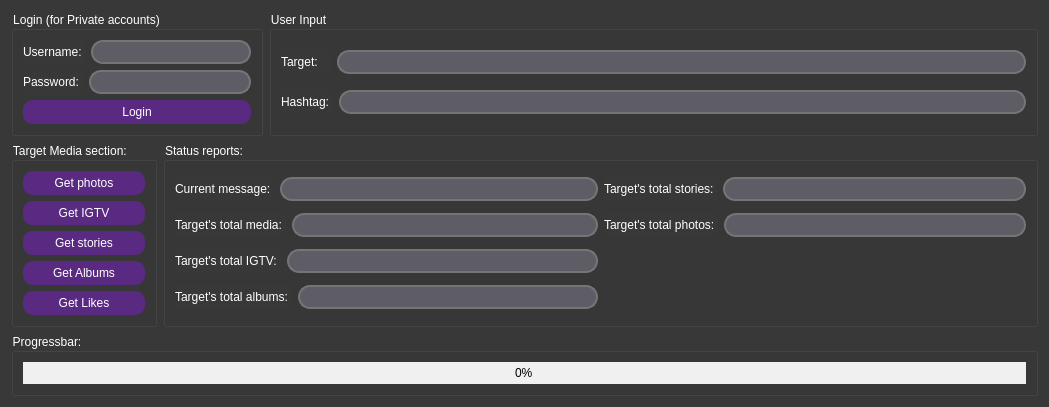
<?xml version="1.0" encoding="UTF-8"?>
<ui version="4.0">
 <class>Osintgram</class>
 <widget class="QWidget" name="Osintgram">
  <property name="geometry">
   <rect>
    <x>0</x>
    <y>0</y>
    <width>1049</width>
    <height>390</height>
   </rect>
  </property>
  <property name="windowTitle">
   <string>Osintgram 1.2 by EchterAlsFake</string>
  </property>
  <property name="styleSheet">
   <string notr="true">color: white;
background-color: rgb(56, 56, 56)</string>
  </property>
  <layout class="QGridLayout" name="gridLayout_6">
   <item row="0" column="0" colspan="2">
    <widget class="QGroupBox" name="groupBox">
     <property name="title">
      <string>Login (for Private accounts)</string>
     </property>
     <layout class="QGridLayout" name="gridLayout">
      <item row="1" column="0">
       <layout class="QHBoxLayout" name="horizontalLayout_2">
        <item>
         <widget class="QLabel" name="label_2">
          <property name="text">
           <string>Password: </string>
          </property>
         </widget>
        </item>
        <item>
         <widget class="QLineEdit" name="lineedit_password">
          <property name="styleSheet">
           <string notr="true">QLineEdit {
    border: 2px solid #757575;
    border-radius: 12px;
    padding: 0 8px;
    background: rgb(94, 92, 100);  /* setzt den Hintergrund auf Schwarz */
    color: #FFFFFF;  /* setzt die Textfarbe auf Weiß */
    font-size: 16px;
    height: 20px;
}

QLineEdit:focus {
    border-color: rgb(107, 0, 255)
}

QLineEdit:disabled {
    background: #444444;  /* setzt den Hintergrund auf ein dunkles Grau, wenn das QLineEdit deaktiviert ist */
    color: #aaaaaa;  /* setzt die Textfarbe auf ein helles Grau, wenn das QLineEdit deaktiviert ist */
    border-color: #aaaaaa;
}</string>
          </property>
          <property name="text">
           <string/>
          </property>
         </widget>
        </item>
       </layout>
      </item>
      <item row="0" column="0">
       <layout class="QHBoxLayout" name="horizontalLayout">
        <item>
         <widget class="QLabel" name="label">
          <property name="text">
           <string>Username: </string>
          </property>
         </widget>
        </item>
        <item>
         <widget class="QLineEdit" name="lineedit_username">
          <property name="styleSheet">
           <string notr="true">QLineEdit {
    border: 2px solid #757575;
    border-radius: 12px;
    padding: 0 8px;
    background: rgb(94, 92, 100);  /* setzt den Hintergrund auf Schwarz */
    color: #FFFFFF;  /* setzt die Textfarbe auf Weiß */
    font-size: 16px;
    height: 20px;
}

QLineEdit:focus {
    border-color: rgb(107, 0, 255)
}

QLineEdit:disabled {
    background: #444444;  /* setzt den Hintergrund auf ein dunkles Grau, wenn das QLineEdit deaktiviert ist */
    color: #aaaaaa;  /* setzt die Textfarbe auf ein helles Grau, wenn das QLineEdit deaktiviert ist */
    border-color: #aaaaaa;
}</string>
          </property>
         </widget>
        </item>
       </layout>
      </item>
      <item row="2" column="0">
       <widget class="QPushButton" name="button_login">
        <property name="styleSheet">
         <string notr="true">QPushButton {
        background-color: #5a2a82; /* base violet color */
        color: #ffffff; /* white text */
        border: none;
        border-radius: 10px; /* reduced rounded corner radius */
        padding: 5px 10px; /* reduced button padding */
        font-size: 12px;
        outline: none;
    }
    
    QPushButton:hover {
        background-color: #7b3ca3; /* slightly lighter violet when hovered */
    }

    QPushButton:pressed {
        background-color: #481f61; /* darker violet when pressed */
    }

    QPushButton:disabled {
        background-color: #3f1d4d; /* even darker shade when button is disabled */
        color: #8a7b9a; /* greyish text */
    }</string>
        </property>
        <property name="text">
         <string>Login</string>
        </property>
       </widget>
      </item>
     </layout>
    </widget>
   </item>
   <item row="0" column="2">
    <widget class="QGroupBox" name="groupBox_3">
     <property name="title">
      <string>User Input</string>
     </property>
     <layout class="QGridLayout" name="gridLayout_2">
      <item row="1" column="0">
       <layout class="QHBoxLayout" name="horizontalLayout_4">
        <item>
         <widget class="QLabel" name="label_4">
          <property name="text">
           <string>Hashtag: </string>
          </property>
         </widget>
        </item>
        <item>
         <widget class="QLineEdit" name="lineedit_hashtag">
          <property name="styleSheet">
           <string notr="true">QLineEdit {
    border: 2px solid #757575;
    border-radius: 12px;
    padding: 0 8px;
    background: rgb(94, 92, 100);  /* setzt den Hintergrund auf Schwarz */
    color: #FFFFFF;  /* setzt die Textfarbe auf Weiß */
    font-size: 16px;
    height: 20px;
}

QLineEdit:focus {
    border-color: rgb(107, 0, 255)
}

QLineEdit:disabled {
    background: #444444;  /* setzt den Hintergrund auf ein dunkles Grau, wenn das QLineEdit deaktiviert ist */
    color: #aaaaaa;  /* setzt die Textfarbe auf ein helles Grau, wenn das QLineEdit deaktiviert ist */
    border-color: #aaaaaa;
}</string>
          </property>
         </widget>
        </item>
       </layout>
      </item>
      <item row="0" column="0">
       <layout class="QHBoxLayout" name="horizontalLayout_3">
        <item>
         <widget class="QLabel" name="label_3">
          <property name="text">
           <string>Target:    </string>
          </property>
         </widget>
        </item>
        <item>
         <widget class="QLineEdit" name="lineedit_target">
          <property name="styleSheet">
           <string notr="true">QLineEdit {
    border: 2px solid #757575;
    border-radius: 12px;
    padding: 0 8px;
    background: rgb(94, 92, 100);  /* setzt den Hintergrund auf Schwarz */
    color: #FFFFFF;  /* setzt die Textfarbe auf Weiß */
    font-size: 16px;
    height: 20px;
}

QLineEdit:focus {
    border-color: rgb(107, 0, 255)
}

QLineEdit:disabled {
    background: #444444;  /* setzt den Hintergrund auf ein dunkles Grau, wenn das QLineEdit deaktiviert ist */
    color: #aaaaaa;  /* setzt die Textfarbe auf ein helles Grau, wenn das QLineEdit deaktiviert ist */
    border-color: #aaaaaa;
}</string>
          </property>
         </widget>
        </item>
       </layout>
      </item>
     </layout>
    </widget>
   </item>
   <item row="1" column="0">
    <widget class="QGroupBox" name="groupBox_2">
     <property name="title">
      <string>Target Media section: </string>
     </property>
     <layout class="QGridLayout" name="gridLayout_3">
      <item row="1" column="0">
       <widget class="QPushButton" name="button_igtv">
        <property name="styleSheet">
         <string notr="true">QPushButton {
        background-color: #5a2a82; /* base violet color */
        color: #ffffff; /* white text */
        border: none;
        border-radius: 10px; /* reduced rounded corner radius */
        padding: 5px 10px; /* reduced button padding */
        font-size: 12px;
        outline: none;
    }
    
    QPushButton:hover {
        background-color: #7b3ca3; /* slightly lighter violet when hovered */
    }

    QPushButton:pressed {
        background-color: #481f61; /* darker violet when pressed */
    }

    QPushButton:disabled {
        background-color: #3f1d4d; /* even darker shade when button is disabled */
        color: #8a7b9a; /* greyish text */
    }</string>
        </property>
        <property name="text">
         <string>Get IGTV</string>
        </property>
       </widget>
      </item>
      <item row="2" column="0">
       <widget class="QPushButton" name="button_stories">
        <property name="styleSheet">
         <string notr="true">QPushButton {
        background-color: #5a2a82; /* base violet color */
        color: #ffffff; /* white text */
        border: none;
        border-radius: 10px; /* reduced rounded corner radius */
        padding: 5px 10px; /* reduced button padding */
        font-size: 12px;
        outline: none;
    }
    
    QPushButton:hover {
        background-color: #7b3ca3; /* slightly lighter violet when hovered */
    }

    QPushButton:pressed {
        background-color: #481f61; /* darker violet when pressed */
    }

    QPushButton:disabled {
        background-color: #3f1d4d; /* even darker shade when button is disabled */
        color: #8a7b9a; /* greyish text */
    }</string>
        </property>
        <property name="text">
         <string>Get stories</string>
        </property>
       </widget>
      </item>
      <item row="3" column="0">
       <widget class="QPushButton" name="button_album">
        <property name="styleSheet">
         <string notr="true">QPushButton {
        background-color: #5a2a82; /* base violet color */
        color: #ffffff; /* white text */
        border: none;
        border-radius: 10px; /* reduced rounded corner radius */
        padding: 5px 10px; /* reduced button padding */
        font-size: 12px;
        outline: none;
    }
    
    QPushButton:hover {
        background-color: #7b3ca3; /* slightly lighter violet when hovered */
    }

    QPushButton:pressed {
        background-color: #481f61; /* darker violet when pressed */
    }

    QPushButton:disabled {
        background-color: #3f1d4d; /* even darker shade when button is disabled */
        color: #8a7b9a; /* greyish text */
    }</string>
        </property>
        <property name="text">
         <string>Get Albums</string>
        </property>
       </widget>
      </item>
      <item row="0" column="0">
       <widget class="QPushButton" name="button_photos">
        <property name="styleSheet">
         <string notr="true">QPushButton {
        background-color: #5a2a82; /* base violet color */
        color: #ffffff; /* white text */
        border: none;
        border-radius: 10px; /* reduced rounded corner radius */
        padding: 5px 10px; /* reduced button padding */
        font-size: 12px;
        outline: none;
    }
    
    QPushButton:hover {
        background-color: #7b3ca3; /* slightly lighter violet when hovered */
    }

    QPushButton:pressed {
        background-color: #481f61; /* darker violet when pressed */
    }

    QPushButton:disabled {
        background-color: #3f1d4d; /* even darker shade when button is disabled */
        color: #8a7b9a; /* greyish text */
    }</string>
        </property>
        <property name="text">
         <string>Get photos</string>
        </property>
       </widget>
      </item>
      <item row="4" column="0">
       <widget class="QPushButton" name="button_get_likes">
        <property name="styleSheet">
         <string notr="true">QPushButton {
        background-color: #5a2a82; /* base violet color */
        color: #ffffff; /* white text */
        border: none;
        border-radius: 10px; /* reduced rounded corner radius */
        padding: 5px 10px; /* reduced button padding */
        font-size: 12px;
        outline: none;
    }
    
    QPushButton:hover {
        background-color: #7b3ca3; /* slightly lighter violet when hovered */
    }

    QPushButton:pressed {
        background-color: #481f61; /* darker violet when pressed */
    }

    QPushButton:disabled {
        background-color: #3f1d4d; /* even darker shade when button is disabled */
        color: #8a7b9a; /* greyish text */
    }</string>
        </property>
        <property name="text">
         <string>Get Likes</string>
        </property>
       </widget>
      </item>
     </layout>
    </widget>
   </item>
   <item row="1" column="1" colspan="2">
    <widget class="QGroupBox" name="groupBox_4">
     <property name="title">
      <string>Status reports:</string>
     </property>
     <layout class="QGridLayout" name="gridLayout_4">
      <item row="3" column="0">
       <layout class="QHBoxLayout" name="horizontalLayout_8">
        <item>
         <widget class="QLabel" name="label_8">
          <property name="text">
           <string>Target's total albums: </string>
          </property>
         </widget>
        </item>
        <item>
         <widget class="QLineEdit" name="lineedit_album">
          <property name="styleSheet">
           <string notr="true">QLineEdit {
    border: 2px solid #757575;
    border-radius: 12px;
    padding: 0 8px;
    background: rgb(94, 92, 100);  /* setzt den Hintergrund auf Schwarz */
    color: #FFFFFF;  /* setzt die Textfarbe auf Weiß */
    font-size: 16px;
    height: 20px;
}

QLineEdit:focus {
    border-color: rgb(107, 0, 255)
}

QLineEdit:disabled {
    background: #444444;  /* setzt den Hintergrund auf ein dunkles Grau, wenn das QLineEdit deaktiviert ist */
    color: #aaaaaa;  /* setzt die Textfarbe auf ein helles Grau, wenn das QLineEdit deaktiviert ist */
    border-color: #aaaaaa;
}</string>
          </property>
          <property name="readOnly">
           <bool>true</bool>
          </property>
         </widget>
        </item>
       </layout>
      </item>
      <item row="0" column="0">
       <layout class="QHBoxLayout" name="horizontalLayout_5">
        <item>
         <widget class="QLabel" name="label_5">
          <property name="text">
           <string>Current message: </string>
          </property>
         </widget>
        </item>
        <item>
         <widget class="QLineEdit" name="lineedit_current_message">
          <property name="styleSheet">
           <string notr="true">QLineEdit {
    border: 2px solid #757575;
    border-radius: 12px;
    padding: 0 8px;
    background: rgb(94, 92, 100);  /* setzt den Hintergrund auf Schwarz */
    color: #FFFFFF;  /* setzt die Textfarbe auf Weiß */
    font-size: 16px;
    height: 20px;
}

QLineEdit:focus {
    border-color: rgb(107, 0, 255)
}

QLineEdit:disabled {
    background: #444444;  /* setzt den Hintergrund auf ein dunkles Grau, wenn das QLineEdit deaktiviert ist */
    color: #aaaaaa;  /* setzt die Textfarbe auf ein helles Grau, wenn das QLineEdit deaktiviert ist */
    border-color: #aaaaaa;
}</string>
          </property>
          <property name="readOnly">
           <bool>true</bool>
          </property>
         </widget>
        </item>
       </layout>
      </item>
      <item row="2" column="0">
       <layout class="QHBoxLayout" name="horizontalLayout_9">
        <item>
         <widget class="QLabel" name="label_9">
          <property name="text">
           <string>Target's total IGTV: </string>
          </property>
         </widget>
        </item>
        <item>
         <widget class="QLineEdit" name="lineedit_igtv">
          <property name="styleSheet">
           <string notr="true">QLineEdit {
    border: 2px solid #757575;
    border-radius: 12px;
    padding: 0 8px;
    background: rgb(94, 92, 100);  /* setzt den Hintergrund auf Schwarz */
    color: #FFFFFF;  /* setzt die Textfarbe auf Weiß */
    font-size: 16px;
    height: 20px;
}

QLineEdit:focus {
    border-color: rgb(107, 0, 255)
}

QLineEdit:disabled {
    background: #444444;  /* setzt den Hintergrund auf ein dunkles Grau, wenn das QLineEdit deaktiviert ist */
    color: #aaaaaa;  /* setzt die Textfarbe auf ein helles Grau, wenn das QLineEdit deaktiviert ist */
    border-color: #aaaaaa;
}</string>
          </property>
          <property name="readOnly">
           <bool>true</bool>
          </property>
         </widget>
        </item>
       </layout>
      </item>
      <item row="1" column="0">
       <layout class="QHBoxLayout" name="horizontalLayout_6">
        <item>
         <widget class="QLabel" name="label_6">
          <property name="text">
           <string>Target's total media: </string>
          </property>
         </widget>
        </item>
        <item>
         <widget class="QLineEdit" name="lineedit_media">
          <property name="styleSheet">
           <string notr="true">QLineEdit {
    border: 2px solid #757575;
    border-radius: 12px;
    padding: 0 8px;
    background: rgb(94, 92, 100);  /* setzt den Hintergrund auf Schwarz */
    color: #FFFFFF;  /* setzt die Textfarbe auf Weiß */
    font-size: 16px;
    height: 20px;
}

QLineEdit:focus {
    border-color: rgb(107, 0, 255)
}

QLineEdit:disabled {
    background: #444444;  /* setzt den Hintergrund auf ein dunkles Grau, wenn das QLineEdit deaktiviert ist */
    color: #aaaaaa;  /* setzt die Textfarbe auf ein helles Grau, wenn das QLineEdit deaktiviert ist */
    border-color: #aaaaaa;
}</string>
          </property>
          <property name="readOnly">
           <bool>true</bool>
          </property>
         </widget>
        </item>
       </layout>
      </item>
      <item row="0" column="1">
       <layout class="QHBoxLayout" name="horizontalLayout_10">
        <item>
         <widget class="QLabel" name="label_10">
          <property name="text">
           <string>Target's total stories: </string>
          </property>
         </widget>
        </item>
        <item>
         <widget class="QLineEdit" name="lineedit_total_stories">
          <property name="styleSheet">
           <string notr="true">QLineEdit {
    border: 2px solid #757575;
    border-radius: 12px;
    padding: 0 8px;
    background: rgb(94, 92, 100);  /* setzt den Hintergrund auf Schwarz */
    color: #FFFFFF;  /* setzt die Textfarbe auf Weiß */
    font-size: 16px;
    height: 20px;
}

QLineEdit:focus {
    border-color: rgb(107, 0, 255)
}

QLineEdit:disabled {
    background: #444444;  /* setzt den Hintergrund auf ein dunkles Grau, wenn das QLineEdit deaktiviert ist */
    color: #aaaaaa;  /* setzt die Textfarbe auf ein helles Grau, wenn das QLineEdit deaktiviert ist */
    border-color: #aaaaaa;
}</string>
          </property>
          <property name="readOnly">
           <bool>true</bool>
          </property>
         </widget>
        </item>
       </layout>
      </item>
      <item row="1" column="1">
       <layout class="QHBoxLayout" name="horizontalLayout_7">
        <item>
         <widget class="QLabel" name="label_7">
          <property name="text">
           <string>Target's total photos: </string>
          </property>
         </widget>
        </item>
        <item>
         <widget class="QLineEdit" name="lineedit_total_photos">
          <property name="styleSheet">
           <string notr="true">QLineEdit {
    border: 2px solid #757575;
    border-radius: 12px;
    padding: 0 8px;
    background: rgb(94, 92, 100);  /* setzt den Hintergrund auf Schwarz */
    color: #FFFFFF;  /* setzt die Textfarbe auf Weiß */
    font-size: 16px;
    height: 20px;
}

QLineEdit:focus {
    border-color: rgb(107, 0, 255)
}

QLineEdit:disabled {
    background: #444444;  /* setzt den Hintergrund auf ein dunkles Grau, wenn das QLineEdit deaktiviert ist */
    color: #aaaaaa;  /* setzt die Textfarbe auf ein helles Grau, wenn das QLineEdit deaktiviert ist */
    border-color: #aaaaaa;
}</string>
          </property>
          <property name="readOnly">
           <bool>true</bool>
          </property>
         </widget>
        </item>
       </layout>
      </item>
     </layout>
    </widget>
   </item>
   <item row="2" column="0" colspan="3">
    <widget class="QGroupBox" name="groupBox_5">
     <property name="title">
      <string>Progressbar:</string>
     </property>
     <layout class="QGridLayout" name="gridLayout_5">
      <item row="0" column="0">
       <widget class="QProgressBar" name="progressBar">
        <property name="styleSheet">
         <string notr="true">QProgressBar {
    background-color: #F0F0F0; /* Hellgrauer Hintergrund */
	text-align: center;
	color: rgb(230, 97, 0);
	border: color grey;
	border-width: 6;
	border-radius: 12px;
	color: black;
	
}

QProgressBar::chunk {
    background-color: rgb(26, 95, 180); /* Grün als Vordergrundfarbe */
	border-radius: 12px;
}
</string>
        </property>
        <property name="value">
         <number>0</number>
        </property>
       </widget>
      </item>
     </layout>
    </widget>
   </item>
  </layout>
 </widget>
 <resources/>
 <connections/>
</ui>
